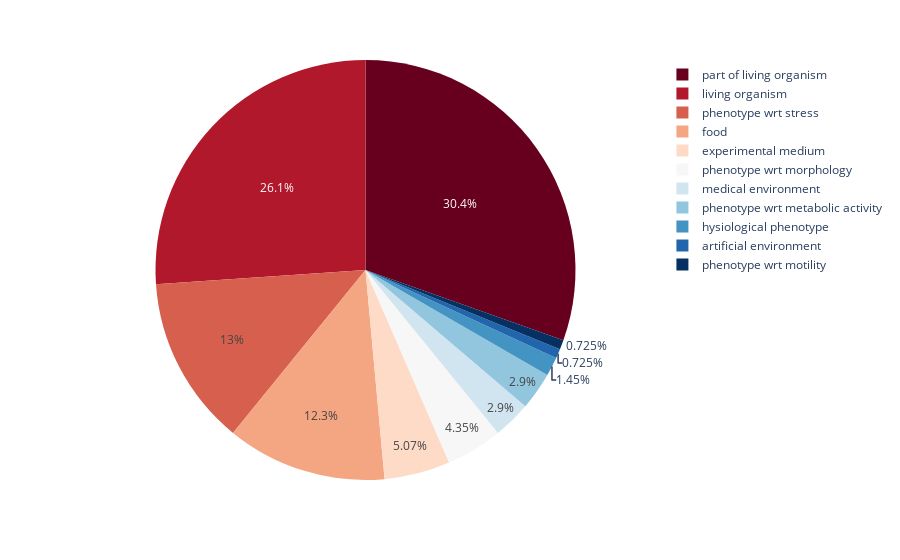

This figure's notebook cell:
### Code cell
fig = px.pie(sous_class_general1, values='name', names=sous_class_general1.index, color_discrete_sequence=px.colors.sequential.RdBu)
fig.show()

### Figure 1 — Plotly figure (JSON) as saved in the notebook; plotly's stock layout.template omitted (floating-point values rounded to 4 significant figures)
{"data": [{"domain": {"x": [0, 1], "y": [0, 1]}, "hoverlabel": {"namelength": 0}, "hovertemplate": "label=%{label}<br>name=%{value}", "labels": ["artificial environment", "experimental medium", "food", "hysiological phenotype", "living organism", "medical environment", "part of living organism", "phenotype wrt metabolic activity", "phenotype wrt morphology", "phenotype wrt motility", "phenotype wrt stress"], "legendgroup": "", "name": "", "showlegend": true, "type": "pie", "values": [1, 7, 17, 2, 36, 4, 42, 4, 6, 1, 18]}], "layout": {"legend": {"tracegroupgap": 0}, "margin": {"t": 60}, "piecolorway": ["rgb(103,0,31)", "rgb(178,24,43)", "rgb(214,96,77)", "rgb(244,165,130)", "rgb(253,219,199)", "rgb(247,247,247)", "rgb(209,229,240)", "rgb(146,197,222)", "rgb(67,147,195)", "rgb(33,102,172)", "rgb(5,48,97)"]}}
